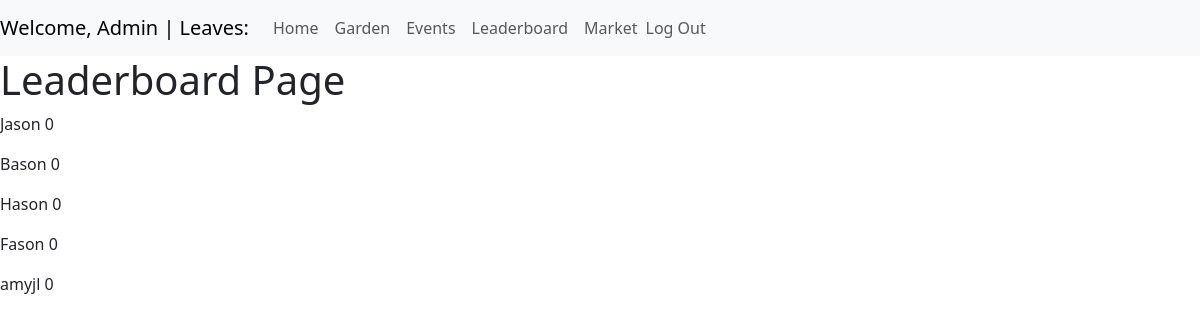
Before: /leaderboard (signed in) with the older database file.
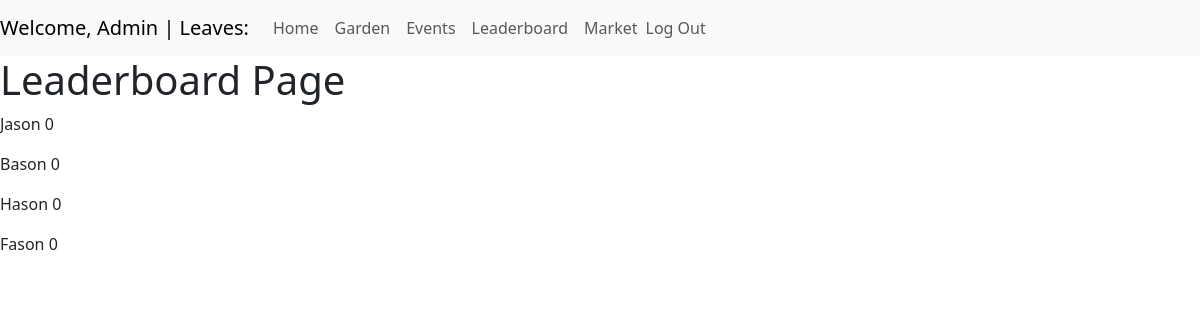
After: the same page with the newer database file.
### user_management/models.py (models this page shows, shortened)
class CustomUser(AbstractUser):
    email = models.EmailField(null=True, blank=True) # Allows no email, potentially remove in sprint 2
    friends = models.ManyToManyField("self", symmetrical=True, blank=True)
    owned_plants = models.ManyToManyField("garden.Plant", related_name="owners")
    objects = CustomUserManager()

### main/views.py (the view)
# urls.py: path("leaderboard", views.leaderboard, name="leaderboard"),
def leaderboard(request):
    leaders = get_leaderboard(request).content
    context = json.loads(leaders)
    return render(request, "leaderboard.html", context)

### main/views.py (called while the page is built)
@api_view(['GET'])
def get_leaderboard(request):
    leaders = UserStats.objects.raw("SELECT id, user_id, points FROM user_management_userstats ORDER BY points DESC LIMIT 10")
    data = {'leaderboard': []}
    for person in leaders:
        id = person.user_id
        username = CustomUser.objects.get(pk=id).get_username()
        points = person.points
        data['leaderboard'].append({'username': username, 'points': points})
    return JsonResponse(data)

### main/templates/leaderboard.html (shortened to what this page needs)
{% extends 'base.html' %}
{% load auth_extras %}
{% block content %}
<h1>Leaderboard Page</h1>
{% for item in leaderboard %}
<p>{{item.username}} {{item.points}}</p>
{% endfor %}
{% endblock %}

Changed rows visible on the page:
removed CustomUser: username "amyjl", points "0"
